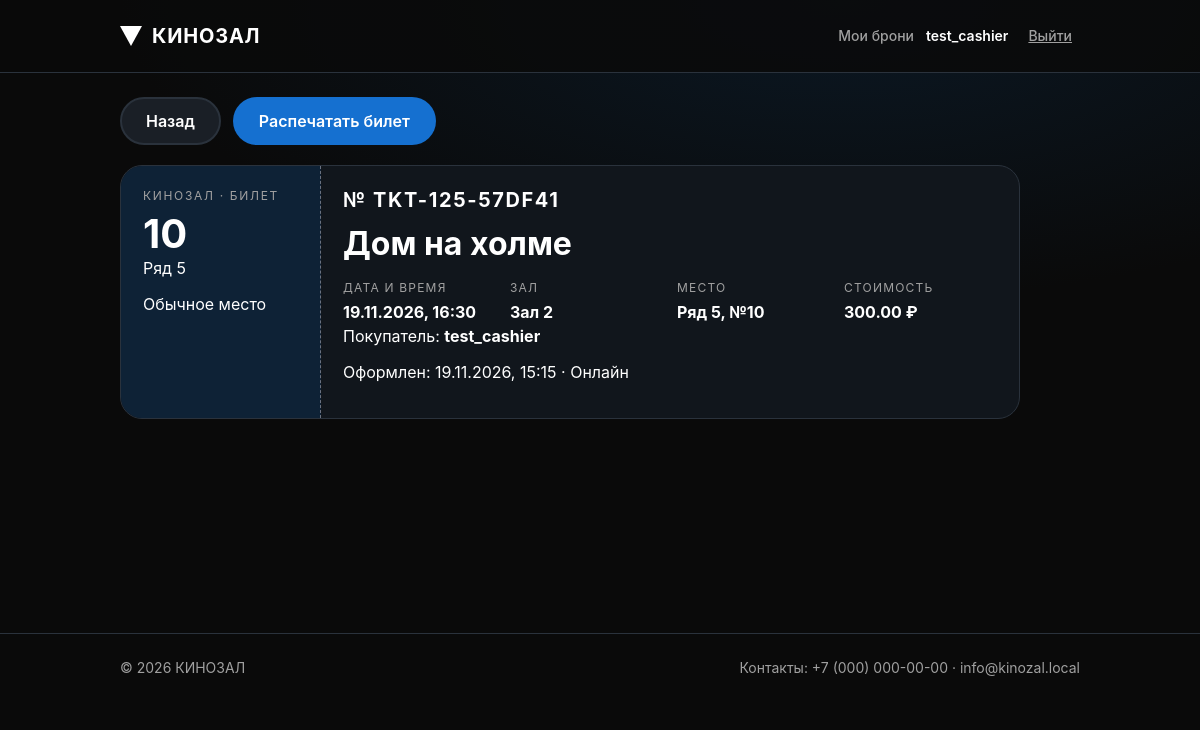
The page /tickets/103/ (signed in) on the database its author committed.
### kino/models.py (models this page shows, shortened)
class Ticket(models.Model):
    class Channel(models.TextChoices):
        ONLINE = "online", "Онлайн"
        CASHBOX = "cashbox", "Касса"
    booking = models.OneToOneField(Booking, on_delete=models.PROTECT, related_name="ticket", verbose_name="бронь")
    number = models.CharField("номер билета", max_length=20, unique=True)
    price = models.DecimalField("цена, руб.", max_digits=8, decimal_places=2, validators=[MinValueValidator(0)])
    issued_at = models.DateTimeField("выкуплен", default=timezone.now, editable=False)
    channel = models.CharField("канал", max_length=10, choices=Channel.choices, default=Channel.ONLINE)
    issued_by = models.ForeignKey(settings.AUTH_USER_MODEL, on_delete=models.SET_NULL, null=True, blank=True,
                                  related_name="issued_tickets", verbose_name="оформил (кассир)")
    class Meta:
        verbose_name = "билет"
        verbose_name_plural = "билеты"
        ordering = ["-issued_at"]
        constraints = [check_constraint(Q(price__gte=0), "ticket_price_not_negative")]

class Booking(models.Model):
    class Status(models.TextChoices):
        HELD = "held", "Удерживается"
        PAID = "paid", "Выкуплена"
        EXPIRED = "expired", "Истекла"
        CANCELLED = "cancelled", "Отменена"
    HOLD_MINUTES = 15
    ACTIVE_STATUSES = (Status.HELD, Status.PAID)
    user = models.ForeignKey(settings.AUTH_USER_MODEL, on_delete=models.PROTECT,
                             related_name="bookings", verbose_name="пользователь")
    session = models.ForeignKey(Session, on_delete=models.PROTECT, related_name="bookings", verbose_name="сеанс")
    seat = models.ForeignKey(Seat, on_delete=models.PROTECT, related_name="bookings", verbose_name="место")
    created_at = models.DateTimeField("создана", default=timezone.now, editable=False)
    expires_at = models.DateTimeField("удерживается до")
    status = models.CharField("статус", max_length=10, choices=Status.choices, default=Status.HELD)
    class Meta:
        verbose_name = "бронь"
        verbose_name_plural = "брони"
        ordering = ["-created_at"]
        constraints = [
            models.UniqueConstraint(fields=["session", "seat"],
                                    condition=Q(status__in=["held", "paid"]),
                                    name="uniq_active_booking_per_seat"),
            check_constraint(Q(expires_at__gt=F("created_at")), "booking_expires_after_created"),
        ]
        indexes = [models.Index(fields=["session", "status"], name="booking_session_status_idx")]

class Seat(models.Model):
    hall = models.ForeignKey(Hall, on_delete=models.CASCADE, related_name="seats", verbose_name="зал")
    row = models.PositiveSmallIntegerField("ряд", validators=[MinValueValidator(1)])
    number = models.PositiveSmallIntegerField("номер места", validators=[MinValueValidator(1)])
    category = models.CharField("категория", max_length=10, choices=SeatCategory.choices,
                                default=SeatCategory.STANDARD)
    class Meta:
        verbose_name = "место"
        verbose_name_plural = "места"
        ordering = ["hall", "row", "number"]
        constraints = [
            models.UniqueConstraint(fields=["hall", "row", "number"], name="uniq_seat_position"),
            check_constraint(Q(row__gte=1, number__gte=1), "seat_positive_position"),
        ]

class Session(models.Model):
    class Status(models.TextChoices):
        ACTIVE = "active", "Идёт по расписанию"
        CANCELLED = "cancelled", "Отменён"
    movie = models.ForeignKey(Movie, on_delete=models.PROTECT, related_name="sessions", verbose_name="фильм")
    hall = models.ForeignKey(Hall, on_delete=models.PROTECT, related_name="sessions", verbose_name="зал")
    starts_at = models.DateTimeField("начало", db_index=True)
    status = models.CharField("статус", max_length=10, choices=Status.choices, default=Status.ACTIVE)
    created_at = models.DateTimeField("создан", default=timezone.now, editable=False)
    class Meta:
        verbose_name = "сеанс"
        verbose_name_plural = "сеансы"
        ordering = ["starts_at"]
        indexes = [models.Index(fields=["hall", "starts_at"], name="session_hall_start_idx")]

class Movie(models.Model):
    AGE_CHOICES = [(0, "0+"), (6, "6+"), (12, "12+"), (16, "16+"), (18, "18+")]
    title = models.CharField("название", max_length=200)
    description = models.TextField("описание", blank=True)
    duration_min = models.PositiveSmallIntegerField(
        "длительность, мин", validators=[MinValueValidator(1), MaxValueValidator(600)])
    year = models.PositiveSmallIntegerField(
        "год выпуска", validators=[MinValueValidator(1900), MaxValueValidator(2100)])
    age_limit = models.PositiveSmallIntegerField("возрастное ограничение", choices=AGE_CHOICES, default=0)
    poster = models.ImageField("постер", upload_to="posters/", blank=True)
    backdrop = models.ImageField("фоновое изображение", upload_to="backdrops/", blank=True)
    is_active = models.BooleanField("показывать в афише", default=True)
    genres = models.ManyToManyField(Genre, related_name="movies", verbose_name="жанры", blank=True)
    created_at = models.DateTimeField("создан", default=timezone.now, editable=False)
    class Meta:
        verbose_name = "фильм"
        verbose_name_plural = "фильмы"
        ordering = ["title"]
        constraints = [
            check_constraint(Q(duration_min__gte=1, duration_min__lte=600), "movie_duration_range"),
            check_constraint(Q(age_limit__in=[0, 6, 12, 16, 18]), "movie_age_limit_values"),
        ]

class Hall(models.Model):
    name = models.CharField("название", max_length=50, unique=True)
    rows_count = models.PositiveSmallIntegerField(
        "число рядов", validators=[MinValueValidator(1), MaxValueValidator(30)])
    seats_per_row = models.PositiveSmallIntegerField(
        "мест в ряду", validators=[MinValueValidator(1), MaxValueValidator(40)])
    description = models.CharField("описание", max_length=200, blank=True)
    class Meta:
        verbose_name = "зал"
        verbose_name_plural = "залы"
        ordering = ["name"]
        constraints = [
            check_constraint(Q(rows_count__gte=1, rows_count__lte=30), "hall_rows_range"),
            check_constraint(Q(seats_per_row__gte=1, seats_per_row__lte=40), "hall_seats_range"),
        ]

### kino/views.py (the view)
# urls.py: path("tickets/<int:pk>/", views.ticket_detail, name="ticket_detail"),
@login_required
def ticket_detail(request, pk):
    tickets = Ticket.objects.select_related(
        "booking__user",
        "booking__session__movie",
        "booking__session__hall",
        "booking__seat",
        "issued_by",
    )
    cashier = is_staff_or_cashier(request.user)
    if not cashier:
        tickets = tickets.filter(booking__user=request.user)
    ticket = get_object_or_404(tickets, pk=pk)
    return render(
        request,
        "ticket_detail.html",
        {
            "ticket": ticket,
            "back_url": reverse("cashier_bookings" if cashier else "my_bookings"),
        },
    )

### kino/permissions.py (called while the page is built)
def is_staff_or_cashier(user):
    if not user or not user.is_authenticated:
        return False
    if user.is_superuser or user.is_staff:
        return True
    return user.groups.filter(name__in=["Кассир", "cashier"]).exists()

### kino/templates/ticket_detail.html (shortened to what this page needs)
{% extends 'base.html' %}
{% block content %}
<div class="actions" style="margin-bottom: 20px;">
  <a class="btn btn-secondary" href="{{ back_url }}">Назад</a>
  <button class="btn btn-primary" type="button" onclick="window.print()">Распечатать билет</button>
</div>
<article class="ticket">
  <div class="stub">
    <p class="eyebrow">КИНОЗАЛ · БИЛЕТ</p>
    <div class="big">{{ ticket.booking.seat.number }}</div>
    <p>Ряд {{ ticket.booking.seat.row }}</p>
    <p>{{ ticket.booking.seat.get_category_display }} место</p>
  </div>
  <div class="main">
    <p class="no">№ {{ ticket.number }}</p>
    <h1>{{ ticket.booking.session.movie.title }}</h1>
    <div class="grid3">
      <div>
        <div class="lbl">Дата и время</div>
        <strong>
          <time datetime="{{ ticket.booking.session.starts_at|date:'c' }}" data-local-datetime>
          </time>
        </strong>
      </div>
      <div>
        <div class="lbl">Зал</div>
        <strong>{{ ticket.booking.session.hall.name }}</strong>
      </div>
      <div>
        <div class="lbl">Место</div>
        <strong>Ряд {{ ticket.booking.seat.row }}, №{{ ticket.booking.seat.number }}</strong>
      </div>
      <div>
        <div class="lbl">Стоимость</div>
        <strong>{{ ticket.price }} ₽</strong>
      </div>
    </div>
    <p>Покупатель: <strong>{{ ticket.booking.user.username }}</strong></p>
    <p>Оформлен:
      <time datetime="{{ ticket.issued_at|date:'c' }}" data-local-datetime>
      </time>
      · {{ ticket.get_channel_display }}
    </p>
  </div>
</article>
{% endblock %}

### kino/templates/base.html (shortened to what this page needs)
{% load static %}<!DOCTYPE html>
<html lang="ru">
<head>
  <link rel="stylesheet" href="{% static 'css/style.css' %}">
</head>
<body class="{% block body_class %}{% endblock %}">
<header class="header" id="site-header">
  <div class="container">
    <a class="logo" href="{% url 'index' %}">
      <svg viewBox="0 0 22 20" aria-hidden="true"><polygon points="0,0 22,0 11,20" fill="#fff"/></svg>КИНОЗАЛ
    </a>
    <div class="user">
      {% if user.is_authenticated %}
      <a href="{% url 'my_bookings' %}">Мои брони</a>
      <b>{{ user.get_username }}</b>
      <form class="inline" method="post" action="{% url 'logout' %}">{% csrf_token %}<button class="linkbtn" type="submit">Выйти</button></form>
      {% else %}
      <a class="btn btn-primary btn-sm" href="{% url 'login' %}">Войти</a>
      {% endif %}
    </div>
  </div>
</header>
<main class="{% block main_class %}{% endblock %}">
  <div class="{% block main_container_class %}container{% endblock %}">
    {% block content %}{% endblock %}
  </div>
</main>
<footer class="footer">
  <div class="container">
    <span>© 2026 КИНОЗАЛ</span>
    <span>Контакты: +7 (000) 000-00-00 · info@kinozal.local</span>
  </div>
</footer>
</body>
</html>

### kino/static/css/style.css (style rules this page uses)
:root { --bg:#0A0A0A; --bg2:#0B0F14; --surface:#11161C; --surface2:#1A1F26; --border:#2A323C; --border-strong:#6B7280; --text:#FFFFFF; --muted:#A0A0A0; --primary:#2E9BFF; --primary-fill:#1570D0; --primary-hover:#1861B5; --primary-active:#134F94; --success:#00C853; --warning:#F7B500; --error:#FF3B30; --success-bg:rgba(0,200,83,.14); --warning-bg:rgba(247,181,0,.14); --error-bg:rgba(255,59,48,.14); --info-bg:rgba(46,155,255,.14); --seat:40px; }
* { box-sizing:border-box }
body { margin:0;font-family:Inter,"Segoe UI",Arial,sans-serif;font-size:16px;line-height:24px;color:var(--text);background:radial-gradient(1200px 500px at 70% 0%,#0B1824 0%,var(--bg) 60%) no-repeat,var(--bg) }
h1 { font-size:28px;line-height:36px;font-weight:700;margin:0 0 12px }
@media (min-width:768px) { h1 { font-size:32px;line-height:40px } }
p { margin:0 0 12px }
a { color:var(--primary) }
.eyebrow { font-size:12px;line-height:16px;letter-spacing:.14em;text-transform:uppercase;color:var(--muted);margin-bottom:8px }
.container { width:100%;margin:0 auto;padding:0 16px }
@media (min-width:768px) { .container { max-width:720px;padding:0 } }
@media (min-width:1024px) { .container { max-width:960px } }
main { padding:24px 0 56px;min-height:560px }
.header { background:rgba(10,10,10,.85);border-bottom:1px solid var(--border) }
.header .container { display:flex;align-items:center;gap:8px;min-height:72px }
.logo { display:flex;align-items:center;gap:10px;font-weight:700;font-size:20px;letter-spacing:.04em;color:var(--text);text-decoration:none;margin-right:auto }
.logo svg { width:22px;height:20px }
.user { display:none;align-items:center;gap:12px;font-size:14px;color:var(--muted) }
.user b { color:var(--text);font-weight:600 }
.user a { color:var(--muted);font-weight:500;text-decoration:none }
@media (min-width:768px) { .user { display:flex } }
.footer { border-top:1px solid var(--border);color:var(--muted);padding:24px 0;font-size:14px;line-height:20px }
.footer .container { display:flex;flex-wrap:wrap;gap:8px 32px;justify-content:space-between }
.btn { display:inline-flex;align-items:center;justify-content:center;min-height:44px;padding:10px 24px;border-radius:999px;border:2px solid transparent;font:600 16px/24px Inter,"Segoe UI",Arial,sans-serif;text-decoration:none;cursor:pointer;gap:8px;color:var(--text) }
.btn-primary { background:var(--primary-fill);color:#fff }
.btn-secondary { background:var(--surface2);border-color:var(--border);color:var(--text) }
.actions { display:flex;gap:12px;flex-wrap:wrap }
.ticket { display:grid;grid-template-columns:minmax(0,1fr);border:1px solid var(--border);border-radius:22px;overflow:hidden;background:var(--surface);max-width:900px }
@media (min-width:768px) { .ticket { grid-template-columns:200px minmax(0,1fr) } }
.ticket .stub { background:#0E2236;padding:22px;border-bottom:1px dashed var(--border-strong) }
@media (min-width:768px) { .ticket .stub { border-bottom:none;border-right:1px dashed var(--border-strong) } }
.ticket .stub .big { font-size:40px;line-height:44px;font-weight:700 }
.ticket .main { padding:22px }
.ticket .no { font-size:20px;font-weight:700;letter-spacing:.08em }
.grid3 { display:grid;gap:14px;grid-template-columns:repeat(2,minmax(0,1fr)) }
@media (min-width:768px) { .grid3 { grid-template-columns:repeat(4,minmax(0,1fr)) } }
.lbl { font-size:12px;letter-spacing:.1em;text-transform:uppercase;color:var(--muted) }
.header { position:relative }
.header .container { position:relative }
.inline { display:inline;margin:0 }
.linkbtn { background:none;border:none;color:var(--muted);font:500 14px/20px Inter,"Segoe UI",Arial,sans-serif;cursor:pointer;min-height:44px;padding:0 8px;text-decoration:underline }

### rows shown on the page
Ticket: booking.seat.number "10", booking.seat.row "5", booking.seat.category "Обычное", number "TKT-125-57DF41", booking.session.movie "Дом на холме", booking.session.hall.name "Зал 2", price "300.00", booking.user.username "test_cashier", channel "Онлайн"

### other values the page prints
{{ user.get_username }} "test_cashier"
